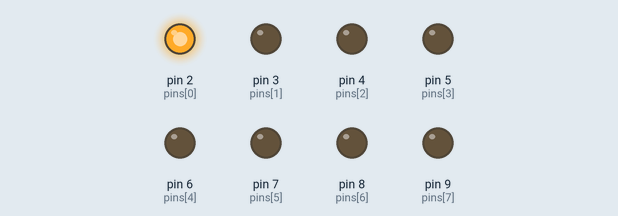
Recording of a sketch running on a simulated Arduino Uno, built with avr-gcc and run on an emulated ATmega328P. On the bench: output pins drawn as LEDs (lit = HIGH).

Above: at 0.12 s.
At 0.62 s:
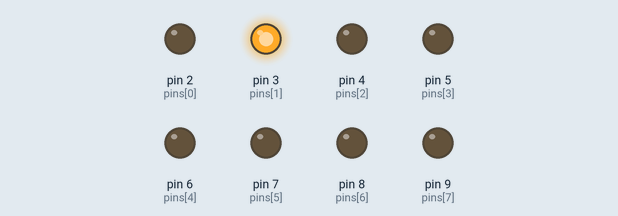
At 1.12 s:
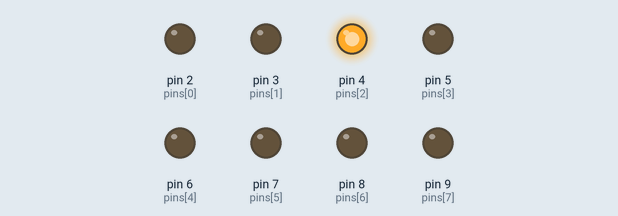
At 2.62 s:
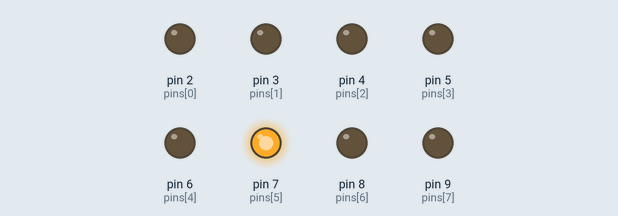
At 3.62 s:
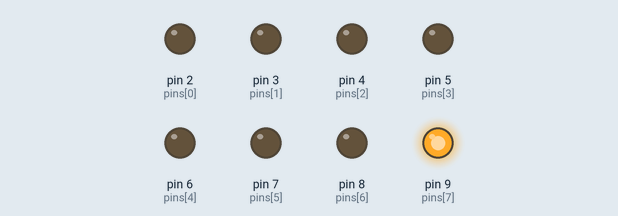
At 4.87 s:
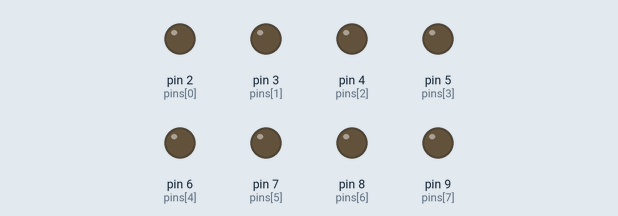
Timing chart, 0 to 5.2 s (numbered marks = the images above):
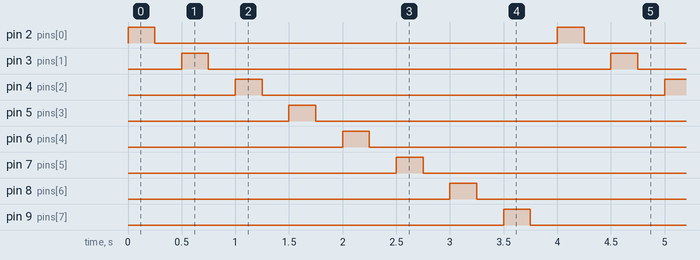

The sketch:

SevenSegmentCycle.ino
```cpp
int pins[] = {
  2,3,4, 5,6,7, 8,9
};

int pinCount = 8;

void flashPin(int pinNumber) {
  digitalWrite(pinNumber, HIGH);
  delay(250);
  digitalWrite(pinNumber, LOW);
  delay(250);
}

void flashSegment (int segmentIdx) {
  int segmentPinNumber = pins[segmentIdx];
  flashPin(segmentPinNumber);
}

void setup() {
  // initialize digital pin LED_BUILTIN as an output.
  for(int i = 0; i < pinCount; i++) {
    pinMode(pins[i], OUTPUT);
  }
}

// the loop function runs over and over again forever
void loop() {
  for(int i = 0; i < pinCount; i++) {
    flashSegment(i);
  }
}
```

Measured:
- by itself, pin 2 (pins[0]), pin 3 (pins[1]), pin 4 (pins[2]), pin 5 (pins[3]), pin 6 (pins[4]), pin 7 (pins[5]), pin 8 (pins[6]), pin 9 (pins[7]): alternates HIGH for 0.25 s and LOW for 3.8 s
- by itself, everything shown: repeats every 4.0 s, in 16 steps
